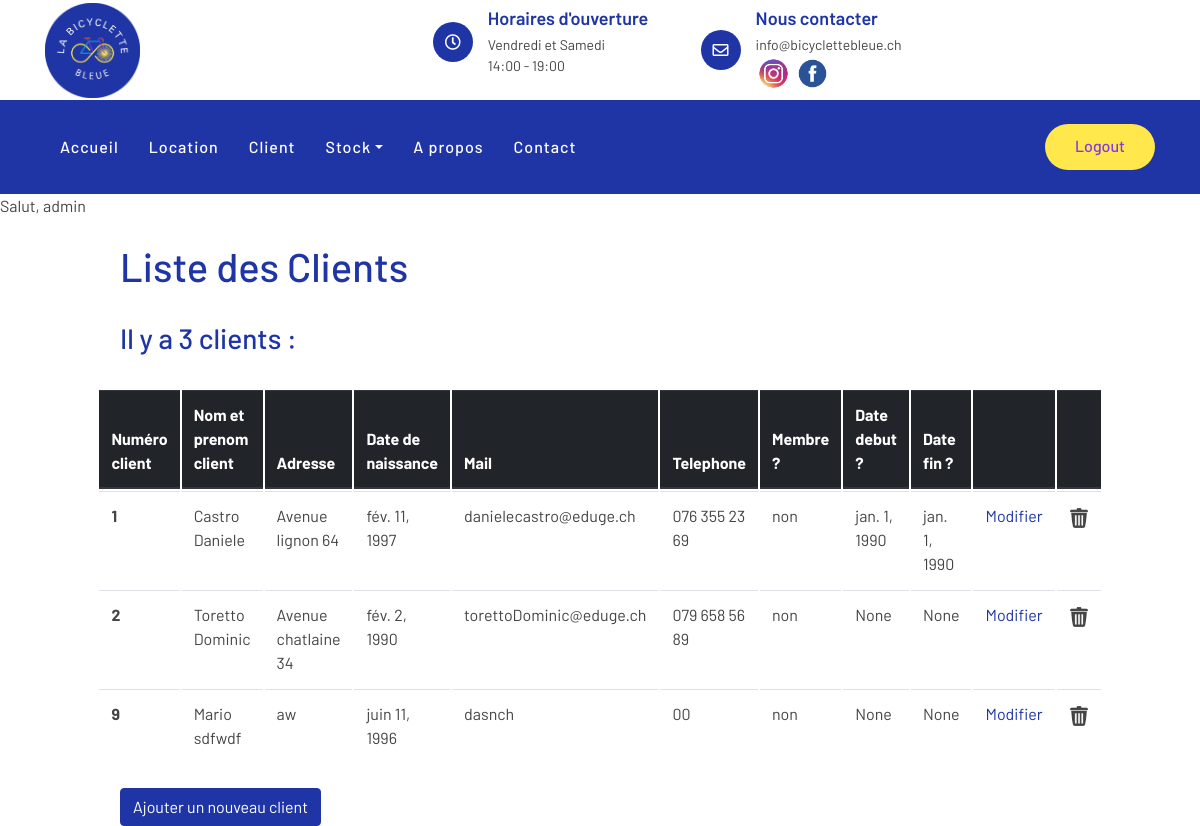
/client/ (signed in), run on the app's committed database.
### stock_pieces_velos/models.py (models this page shows)
class AuthUser(models.Model):
    password = models.CharField(max_length=128)
    last_login = models.DateTimeField(blank=True, null=True)
    is_superuser = models.BooleanField()
    username = models.CharField(unique=True, max_length=150)
    last_name = models.CharField(max_length=150)
    email = models.CharField(max_length=254)
    is_staff = models.BooleanField()
    is_active = models.BooleanField()
    date_joined = models.DateTimeField()
    first_name = models.CharField(max_length=150)
    class Meta:
        managed = False
        db_table = 'auth_user'

### client/models.py (models this page shows, shortened)
class Client(models.Model):
    cli_id = models.AutoField(db_column='CLI_ID', primary_key=True)  # Field name made lowercase.
    cli_nom = models.CharField(db_column='CLI_NOM', blank=False, null=True, max_length=100)  # Field name made lowercase.
    cli_prenom = models.CharField(db_column='CLI_PRENOM', blank=False, null=True, max_length=100)  # Field name made lowercase.
    cli_adresseposte = models.CharField(db_column='CLI_ADRESSEPOSTE', blank=False, null=True, max_length=100)  # Field name made lowercase.
    cli_date_naissance = models.DateField(blank=False)  # Field name made lowercase.
    cli_mail = models.CharField(db_column='CLI_MAIL', blank=False, null=True, max_length=100)  # Field name made lowercase.
    cli_tel = models.CharField(db_column='CLI_TEl', blank=False, null=True, max_length=100)  # Field name made lowercase.
    cli_membre = models.CharField(db_column='CLI_MEMBRE', blank=False, null=True, max_length=100)  # Field name made lowercase.
    cli_date_debut = models.DateField(blank=True)  # Field name made lowercase.
    cli_date_fin = models.DateField(blank=True)  # Field name made lowercase.
    class Meta:
        managed = False
        db_table = 'Client'

### client/views.py (the view)
# urls.py: path('client/',include('client.urls')),
@login_required(login_url='/compte/login')
def client(request):
    client = Client.objects.all()
    client_number = client.count()
    messageNbClient = f'{client_number} clients :'
    if client_number == 1:
        messageNbClient = f'{client_number} client :'
    context = {
        'client' : client,
        'messageNbClient' : messageNbClient,
    }
    return render(request, 'client/client.html', context)

### client/templates/client/client.html (shortened to what this page needs)
{% extends 'template_base.html' %}
{% load static %}
{% block contenu %}
<h1 style="margin-left: 10%">Liste des Clients</h1>
    <h3 style="margin-left: 10%">Il y a {{ messageNbClient }}</h3>
 <table class="table">
  <thead class="thead-dark">
    <tr>
      <th scope="col" >Numéro client</th>
      <th scope="col">Nom et prenom client</th>
      <th scope="col">Adresse</th>
      <th scope="col">Date de naissance</th>
      <th scope="col">Mail</th>
      <th scope="col">Telephone</th>
      <th scope="col">Membre ?</th>
      <th scope="col">Date debut ?</th>
      <th scope="col">Date fin ?</th>
      <th scope="col"></th>
      <th scope="col"></th>
    </tr>
  </thead>
  <tbody>
  {% for client in client %}
    <tr>
      <th  scope="row">{{client.cli_id}}</th>
      <td><a>{{client.cli_nom}} {{client.cli_prenom}}</a></td>
      <td>{{client.cli_adresseposte}}</td>
      <td>{{client.cli_date_naissance}}</td>
      <td>{{client.cli_mail}}</td>
      <td>{{client.cli_tel}}</td>
      <td>{{client.cli_membre}}</td>
      <td>{{client.cli_date_debut}}</td>
      <td>{{client.cli_date_fin}}</td>
      <td><a href="{% url 'client:modifierClient'  client.cli_id%}">Modifier</a></td>
      <td><a href="{% url 'client:supprimerClient' client.cli_id%}"><img class="imagePoubelle" src="{% static 'img/poubelle.png' %}" alt="Image"></a></td>
    </tr>
  {% endfor %}
  </tbody>
</table>
<a href="{% url 'client:nouveauClient' %}" class="btn btn-primary" role="button" aria-pressed="true" style="margin-left: 10%">Ajouter un nouveau client</a>
{% endblock %}

### templates/template_base.html (shortened to what this page needs)
{% load static %}
<!DOCTYPE html>
<html lang="en">
    <head>
        <link rel="stylesheet" type="text/css" href="{% static 'css/bootstrap.min.css' %}">
        <link href="https://cdnjs.cloudflare.com/ajax/libs/font-awesome/5.10.0/css/all.min.css" rel="stylesheet">
        <link rel="stylesheet" type="text/css" href="{% static 'css/style.css' %}">
    </head>
    <body>
        <div class="top-bar">
            <div class="container">
                <div class="row align-items-center">
                    <div class="col-lg-4 col-md-12">
                        <div class="logo">
                            <a href="{% url 'accueil:index' %}">
                                <img src="{% static 'img/logo.png' %}" alt="Image">
                            </a>
                        </div>
                    </div>
                    <div class="col-lg-8 col-md-7 d-none d-lg-block">
                        <div class="row">
                            <div class="col-4">
                                <div class="top-bar-item">
                                    <div class="top-bar-icon">
                                        <i class="far fa-clock"></i>
                                    </div>
                                    <div class="top-bar-text">
                                        <h3>Horaires d'ouverture</h3>
                                        <p>Vendredi et Samedi</p>
                                        <p>14:00 - 19:00</p>
                                    </div>
                                </div>
                            </div>
                            <div class="col-4">
                                <div class="top-bar-item">
                                    <div class="top-bar-icon">
                                        <i class="far fa-envelope"></i>
                                    </div>
                                    <div class="top-bar-text">
                                        <h3>Nous contacter</h3>
                                        <p>info@bicyclettebleue.ch</p>
                                        <a href="https://www.instagram.com/bicyclette_bleue/"><img src="{% static 'img/instagram.png' %}" alt="Image" style="width: 35px; height: 35px"></a>
                                        <a href="https://www.facebook.com/bicyclettebleuegeneve/"><img src="{% static 'img/facebook.png' %}" alt="Image" style="width: 37px; height: 37px"></a>
                                    </div>
                                </div>
                            </div>
                        </div>
                    </div>
                </div>
            </div>
        </div>
        <div class="nav-bar">
            <div class="container">
                <nav class="navbar navbar-expand-lg bg-dark navbar-dark">
                    <div class="collapse navbar-collapse justify-content-between" id="navbarCollapse">
                        <div class="navbar-nav mr-auto">
                            <a href="{% url 'accueil:index' %}" class="nav-item nav-link">Accueil</a>
                            {% if user.is_authenticated %}
                            <a href="{% url 'location:index' %}" class="nav-item nav-link">Location</a>
                            <a href="{% url 'client:index' %}" class="nav-item nav-link">Client</a>
                            <div class="nav-item dropdown">
                                <a href="#" class="nav-link dropdown-toggle" data-toggle="dropdown">Stock</a>
                            </div>
                            {% endif %}
                            <a href="{% url 'accueil:a_propos' %}" class="nav-item nav-link">A propos</a>
                            <a href="{% url 'accueil:contact' %}" class="nav-item nav-link">Contact</a>
                        </div>
                            <div class="ml-auto">
                            {% if user.is_authenticated %}
                                <span><a class="btn btn-custom" href="{% url 'compte:quitter' %}">Logout</a></span>
                            {% else %}
                                <a class="btn btn-custom" href="{% url 'compte:login' %}">Se connecter</a>
                                <a class="btn btn-custom" href="{% url 'compte:inscription' %}">S'inscrire</a>
                            {% endif %}
                            </div>
                    </div>
                </nav>
            </div>
        </div>
        {% if user.is_authenticated %}
        <span>Salut, {{request.user}}</span>
        {% endif %}
    </body>
</html>
{% block contenu %}{% endblock %}

### accueil/static/css/style.css (style rules this page uses)
table { border-collapse: separate; }
.imagePoubelle { width: 20px; height: 20px; }
.table { height: 100px; width: 80%; margin: auto; border-collapse: separate; }
body { color: #444444; font-weight: 400; background: #ffffff; font-family: 'Barlow', sans-serif; }
h1, h2, h3, h4, h5, h6 { color: #1F35A5; }
a { color: #1F35A5; transition: .3s; }
.btn.btn-custom { padding: 10px 30px 12px 30px; text-align: center; font-size: 16px; font-weight: 500; color: #ffffff; background: #FFE74C; border: none; border-radius: 60px; box-shadow: inset 0 0 0 0 #1F35A5; transition: ease-out 0.5s; -webkit-transition: ease-out 0.5s; -moz-transition: ease-out 0.5s; }
.top-bar { position: relative; height: 100px; display: flex; align-items: center; background: #ffffff; }
.top-bar .logo { text-align: left; overflow: hidden; }
.top-bar .logo img { max-width: 100%; max-height: 95px; }
.top-bar .top-bar-item { display: flex; align-items: center; justify-content: flex-end; }
.top-bar .top-bar-icon { width: 40px; height: 40px; display: flex; align-items: center; justify-content: center; background: #1F35A5; border-radius: 40px; }
.top-bar .top-bar-icon i { margin: 0; color: #ffffff; font-size: 16px; }
.top-bar .top-bar-text { padding-left: 15px; }
.top-bar .top-bar-text h3 { margin: 0 0 5px 0; font-size: 18px; font-weight: 600; }
.top-bar .top-bar-text p { margin: 0; font-size: 14px; font-weight: 400; }
.nav-bar { position: relative; background: #1F35A5; }
.nav-bar .navbar { padding: 20px 0; background: #1F35A5 !important; transition: .3s; }
.navbar-dark .navbar-nav .nav-link, .navbar-dark .navbar-nav .nav-link:focus, .navbar-dark .navbar-nav .nav-link:hover, .navbar-dark .navbar-nav .nav-link.active { color: #ffffff; padding: 15px; font-weight: 500; letter-spacing: 1px; }
.nav-bar .btn.btn-custom { color: #8338EC; background: #FFE74C; box-shadow: inset 0 0 0 0 #FFE74C; }

### data on the page
Client: cli_id "1", cli_nom "Castro", cli_prenom "Daniele", cli_adresseposte "Avenue lignon 64", cli_date_naissance "fév. 11, 1997", cli_mail "danielecastro@eduge.ch", cli_tel "076 355 23 69", cli_membre "non", cli_date_debut "jan. 1, 1990", cli_date_fin "jan. 1, 1990"
Client: cli_id "2", cli_nom "Toretto", cli_prenom "Dominic", cli_adresseposte "Avenue chatlaine 34", cli_date_naissance "fév. 2, 1990", cli_mail "torettoDominic@eduge.ch", cli_tel "079 658 56 89", cli_membre "non", cli_date_debut "None", cli_date_fin "None"
Client: cli_id "9", cli_nom "Mario", cli_prenom "sdfwdf", cli_adresseposte "aw", cli_date_naissance "juin 11, 1996", cli_mail "dasnch", cli_tel "00", cli_membre "non", cli_date_debut "None", cli_date_fin "None"

### other printed values
{{ request.user }} "admin"
{{ messageNbClient }} "3 clients :"
